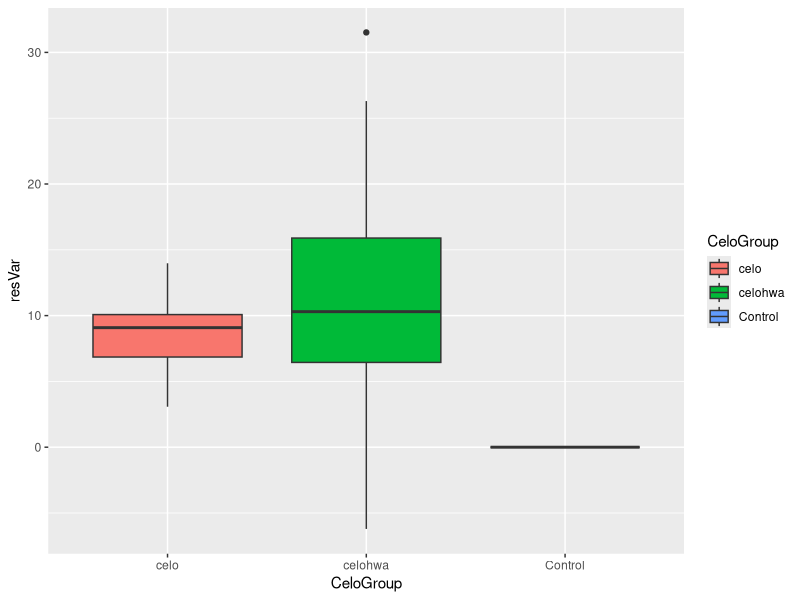
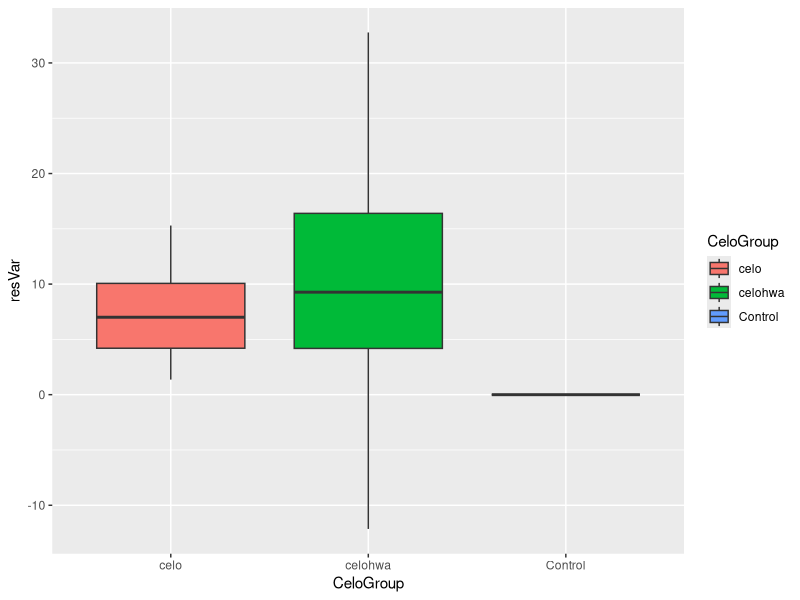
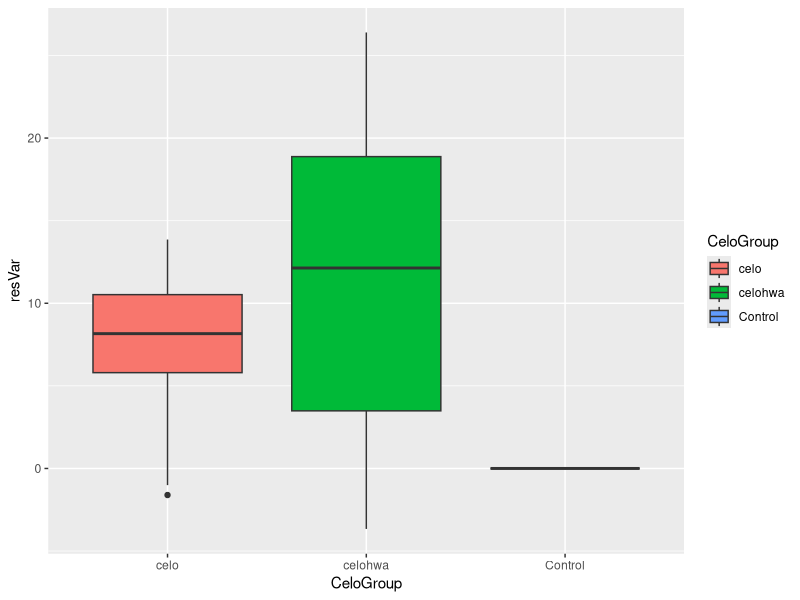

Here is the R script that generated these plots, in order:
## ---- chunk 1
library(ggplot2)
celo1 <- 3
cName <- c("Control","celo", "celohwa") # variable names from my data
cSize <- c(12,20,34) 
cMean <- c(0,7.8,11)
cSD <- c(0,3.2,8) 

ID <- 1:(sum(cSize)) 
resVar <- c(rnorm(n=cSize[1],mean=cMean[1],sd=cSD[1]),
            rnorm(n=cSize[2],mean=cMean[2],sd=cSD[2]),
            rnorm(n=cSize[3],mean=cMean[3],sd=cSD[3]))
CeloGroup <- rep(cName,cSize)
ANOdata <- data.frame(ID,CeloGroup,resVar)
str(ANOdata)

ANOmodel <- aov(resVar~CeloGroup,data=ANOdata)
print(ANOmodel)
print(summary(ANOmodel))
c <- summary(ANOmodel)
str(c)
aggregate(resVar~CeloGroup,data=ANOdata,FUN=mean)
unlist(c)
unlist(c)[7]
ANOsum <- list(Fval=unlist(c)[7],probF=unlist(c)[9])
ANOsum


## ---- chunk 2
ANOPlot <- ggplot(data=ANOdata,aes(x=CeloGroup,y=resVar,fill=CeloGroup)) +
           geom_boxplot()
print(ANOPlot)


## ---- chunk 3
celo2 <- 3
cName <- c("Control","celo", "celohwa") # variable names from my data
cSize <- c(12,40,43) 
cMean <- c(0,7.8,11)
cSD <- c(0,3.2,8) 

ID <- 1:(sum(cSize)) 
resVar <- c(rnorm(n=cSize[1],mean=cMean[1],sd=cSD[1]),
            rnorm(n=cSize[2],mean=cMean[2],sd=cSD[2]),
            rnorm(n=cSize[3],mean=cMean[3],sd=cSD[3]))
CeloGroup <- rep(cName,cSize)
ANOdata <- data.frame(ID,CeloGroup,resVar)
str(ANOdata)

ANOmodel <- aov(resVar~CeloGroup,data=ANOdata)
print(ANOmodel)
print(summary(ANOmodel))
c <- summary(ANOmodel)
str(c)
aggregate(resVar~CeloGroup,data=ANOdata,FUN=mean)
unlist(c)
unlist(c)[7]
ANOsum <- list(Fval=unlist(c)[7],probF=unlist(c)[9])
ANOsum



## ---- chunk 4
ANOPlot <- ggplot(data=ANOdata,aes(x=CeloGroup,y=resVar,fill=CeloGroup)) +
           geom_boxplot()
print(ANOPlot)


## ---- chunk 5
celo3 <- 3
cName <- c("Control","celo", "celohwa") # variable names from my data
cSize <- c(120,52,36) # High sample size
cMean <- c(0,7.8,11)
cSD <- c(0,3.2,8) 

ID <- 1:(sum(cSize)) 
resVar <- c(rnorm(n=cSize[1],mean=cMean[1],sd=cSD[1]),
            rnorm(n=cSize[2],mean=cMean[2],sd=cSD[2]),
            rnorm(n=cSize[3],mean=cMean[3],sd=cSD[3]))
CeloGroup <- rep(cName,cSize)
ANOdata <- data.frame(ID,CeloGroup,resVar)
str(ANOdata)

ANOmodel <- aov(resVar~CeloGroup,data=ANOdata)
print(ANOmodel)
print(summary(ANOmodel))
c <- summary(ANOmodel)
str(c)
aggregate(resVar~CeloGroup,data=ANOdata,FUN=mean)
unlist(c)
unlist(c)[7]
ANOsum <- list(Fval=unlist(c)[7],probF=unlist(c)[9])
ANOsum



## ---- chunk 6
ANOPlot <- ggplot(data=ANOdata,aes(x=CeloGroup,y=resVar,fill=CeloGroup)) +
           geom_boxplot()
print(ANOPlot)

## ---- chunk 7
celo5 <- 3
cName <- c("Control","celo", "celohwa") # variable names from my data
cSize <- c(12,20,34) 
cMean <- c(0,5,9) # very low means
cSD <- c(0,3.2,8) 

ID <- 1:(sum(cSize)) 
resVar <- c(rnorm(n=cSize[1],mean=cMean[1],sd=cSD[1]),
            rnorm(n=cSize[2],mean=cMean[2],sd=cSD[2]),
            rnorm(n=cSize[3],mean=cMean[3],sd=cSD[3]))
CeloGroup <- rep(cName,cSize)
ANOdata <- data.frame(ID,CeloGroup,resVar)
str(ANOdata)

ANOmodel <- aov(resVar~CeloGroup,data=ANOdata)
print(ANOmodel)
print(summary(ANOmodel))
c <- summary(ANOmodel)
str(c)
aggregate(resVar~CeloGroup,data=ANOdata,FUN=mean)
unlist(c)
unlist(c)[7]
ANOsum <- list(Fval=unlist(c)[7],probF=unlist(c)[9])
ANOsum



## ---- chunk 8
celo1 <- 3
cName <- c("Control","celo", "celohwa") # variable names from my data
cSize <- c(12,20,34) 
cMean <- c(0,10,15)
cSD <- c(0,3.2,8) 

ID <- 1:(sum(cSize)) 
resVar <- c(rnorm(n=cSize[1],mean=cMean[1],sd=cSD[1]),
            rnorm(n=cSize[2],mean=cMean[2],sd=cSD[2]),
            rnorm(n=cSize[3],mean=cMean[3],sd=cSD[3]))
CeloGroup <- rep(cName,cSize)
ANOdata <- data.frame(ID,CeloGroup,resVar)
str(ANOdata)

ANOmodel <- aov(resVar~CeloGroup,data=ANOdata)
print(ANOmodel)
print(summary(ANOmodel))
c <- summary(ANOmodel)
str(c)
aggregate(resVar~CeloGroup,data=ANOdata,FUN=mean)
unlist(c)
unlist(c)[7]
ANOsum <- list(Fval=unlist(c)[7],probF=unlist(c)[9])
ANOsum
## ---- chunk 9
celo6 <- 3
cName <- c("Control","celo", "celohwa") # variable names from my data
cSize <- c(4,5,15) # lowered the sample size down until pvalue is not significant
cMean <- c(0,10,15)
cSD <- c(0,3.2,8) 

ID <- 1:(sum(cSize)) 
resVar <- c(rnorm(n=cSize[1],mean=cMean[1],sd=cSD[1]),
            rnorm(n=cSize[2],mean=cMean[2],sd=cSD[2]),
            rnorm(n=cSize[3],mean=cMean[3],sd=cSD[3]))
CeloGroup <- rep(cName,cSize)
ANOdata <- data.frame(ID,CeloGroup,resVar)
str(ANOdata)

ANOmodel <- aov(resVar~CeloGroup,data=ANOdata)
print(ANOmodel)
print(summary(ANOmodel))
c <- summary(ANOmodel)
str(c)
aggregate(resVar~CeloGroup,data=ANOdata,FUN=mean)
unlist(c)
unlist(c)[7]
ANOsum <- list(Fval=unlist(c)[7],probF=unlist(c)[9])
ANOsum
